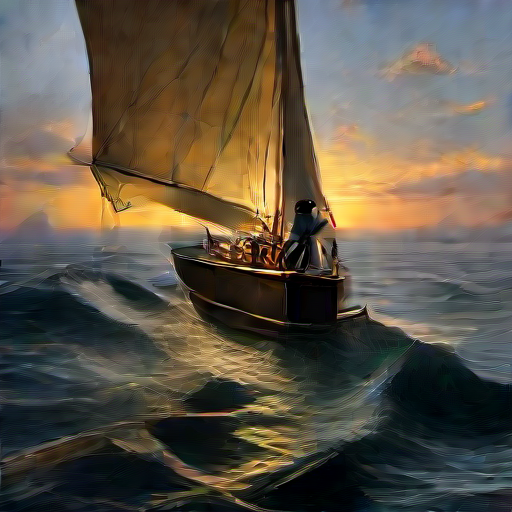
#> input picture crates/telltape/fixtures/wave3/A-00.png, 512 x 512 px
$ python ingest.py --source staged --file ../fixtures/wave3/A-00.png
#> lines starting #> are read from the running program, lines starting #| are printed output that depends on the picture
#!/usr/bin/env python3
"""telltape ingest: frames -> tiles -> diff gate -> embeddings.

Owns everything the Rust service should not: frame acquisition, image
decode, tiling, the cheap frame-diff gate, and the embedder calls.
Emits, on stdout, the record schema (one JSON object per embedded
tile) plus a frame_end control line per frame:

  {"seq":0,"frame":F,"tile":T,"t_arrival_us":<capture epoch us>,
   "diff_score":D,"embed_ms":M,"embedding":[<embed_dim> floats]}
  {"control":"frame_end","frame":F,"t_capture_us":<capture epoch us>,
   "nominated":K,"gate_diff":G,"frame_hash":H,"frame_repeat":false,
   "time_anchor":A}
  {"control":"ingest_error","class":C,"msg":M}

   The ingest_error line is emitted once, on the way out, when
   an embedder call fails mid-run (playtest-2 S4): C classifies
   the failure (transport / response) so the service can
   receipt it in the ledger as an `embedder_error` service
   event before the stream ends — the run's failure is part of
   the ledger's own record, not just a console traceback.

   A names how the capture times were anchored (playtest F8):
   capture_clock for live sources; for the file source, the
   derivation file_frames used (operator_start_us /
   file_mtime_minus_duration / file_mtime). The service records
   it in the ledger's lens.

Sources (identical interface — the service cannot tell them apart):
  staged   staged-events sequence (cut / object / drift) composited
           from the bundled fixture photos, ground truth written to
           --truth-out. The acceptance rig.
  wave3    the wave-3 frame sequences (A burst, B turntable,
           C interleaved cuts). Frames resolve from the bundled
           fixtures by default; see fixtures_dir() for the override
           order (explicit --fixtures-dir / env, then bundled).
  shot     IP Webcam style: poll GET <url> for one JPEG per frame.
  mjpeg    IP Webcam style: MJPEG stream at <url> (/video), frames
           taken at the lens cadence, drop-to-newest.
  file     Existing footage (the `telltape index` verb): a video
           file decoded with ffmpeg at --fps, an image sequence
           (a directory or glob of stills), or a single image.
           Frames are replayed through the identical Emitter path
           as live sources — same tiling, same gate, same records —
           so an index ledger means exactly what a watch ledger
           means. Capture times: frame k sits at start + k/fps;
           the start epoch is --start-us when given, else the
           file's mtime minus its probed duration (an export's
           mtime is when the recording ended — an approximation,
           documented as such), else the mtime itself.

Embedders (one seam, three adapters — see
docs/BRING-YOUR-OWN-EMBEDDER.md):
  double   HashEmbedder: a deterministic byte-hash pseudo-embedding.
           NOT a perception model — it exists so the whole tool runs
           end-to-end with zero infrastructure for evaluation and
           tests. Its distances saturate (~1 for any two different
           tiles), so verdicts through it exercise the pipeline, the
           gate economics and the ledger — never perception quality.
  http     HttpEmbedder: any HTTP service answering the documented
           shape (multipart POST of a tile PNG, JSON vector back).
           URL, multipart field name and response key are config.
  jev      JevRackEmbedder: the origin fleet's JEV rack (I-JEPA),
           which happens to speak exactly the http shape. One
           adapter among others, not the definition of the seam.

Gate: frame 0 embeds every tile (baseline). Later frames embed a
tile iff its mean-abs diff vs the previous frame exceeds --gate.
This is the wave-3 CHANGED strategy, live.

Freshness: every frame is hashed (cheap, over a downsampled view);
frame_end carries the hash and whether this frame is byte-identical
to the previous one, so the service can tell a frozen source from a
quiet scene (the soak incident — see docs/EXAMPLES.md E3).
"""
import argparse, glob, hashlib, io, json, os, subprocess, sys, tempfile, time
import numpy as np
import requests
from PIL import Image

# The tile grid is configurable (config keys grid_rows/grid_cols on
# the Rust side, --grid RxC here); 4x4 is the default — every
# measured number in this repo's record was taken on it
# (docs/GRID.md). The two halves must agree: tile count is the
# contract between ingest and service.
GRID_ROWS = 4
GRID_COLS = 4


def fixtures_dir():
    """Where the bundled cold fixtures live, in resolution order:

    1. `--fixtures-dir DIR` (explicit config, set in main()),
    2. `$TELLTAPE_FIXTURES_DIR`,
    3. the fixtures bundled in this repo at `crates/telltape/fixtures/`
       (resolved relative to this file, never the CWD or $HOME).

    A stranger running from a fresh clone always lands on (3): no
    path in anyone's home directory is a default anywhere in this
    file. A full local frame library (e.g. a larger wave-3 set) is
    reachable only through the explicit TELLTAPE_WAVE3_A_GLOB /
    TELLTAPE_WAVE3_B_GLOB / TELLTAPE_WAVE3_B_FILE overrides in
    wave3_frames().
    """
    if getattr(fixtures_dir, "override", None):
        return fixtures_dir.override
    env = os.environ.get("TELLTAPE_FIXTURES_DIR")
    if env:
        return env
    return os.path.join(os.path.dirname(os.path.abspath(__file__)),
                        os.pardir, "fixtures")


def now_us():
    return int(time.time() * 1_000_000)


def tiles_of(frame, rows=GRID_ROWS, cols=GRID_COLS):
    h, w = frame.shape[:2]
    th, tw = h // rows, w // cols
    return [frame[r * th:(r + 1) * th, c * tw:(c + 1) * tw]
            for r in range(rows) for c in range(cols)]


def frame_hash(frame):
    """Cheap novelty hash: SHA-256 over a 32x32 downsampled view of
    the frame. Byte-identical source frames hash identically; any
    real camera noise changes the hash. Used only for freshness
    (is this the same image again?), never for perception."""
    small = frame[::max(1, frame.shape[0] // 32),
                  ::max(1, frame.shape[1] // 32)]
    return hashlib.sha256(np.ascontiguousarray(
        np.clip(small, 0, 255).astype(np.uint8)).tobytes()).hexdigest()[:16]


# ---------------- embedder seam ----------------

def degenerate_reason(vec):
    """Why an embedding is degenerate — unable to carry a score —
    or None when it is sound: a non-finite component, a
    non-finite norm, or a zero norm. This is the same rule the
    Rust cascade enforces on every record (playtest F1): a
    vector that carries no information must never become a
    score, at the probe or mid-stream."""
    v = np.asarray(vec, dtype=np.float64)
    if not np.all(np.isfinite(v)):
        return "non-finite component"
    n = float(np.linalg.norm(v))
    if not np.isfinite(n):
        return "non-finite norm"
    if n == 0.0:
        return "zero norm"
    return None


def cosine_distance(a, b):
    """Cosine distance between two sound vectors (both already
    passed degenerate_reason), in float64."""
    va = np.asarray(a, dtype=np.float64)
    vb = np.asarray(b, dtype=np.float64)
    return float(1.0 - (va @ vb) / (np.linalg.norm(va) * np.linalg.norm(vb)))


# The probe's discrimination floor (playtest-2 B1): a black tile
# and a white tile are maximally different inputs — the two ends
# of everything a tile can be. An embedder whose answers for
# them land within this cosine distance of each other has
# demonstrated no usable discrimination: the decision thresholds
# in this tool's record live at 0.05..0.30, and float32 rounding
# of a near-identical pair sits at ~1e-6, so 0.01 is orders of
# magnitude above noise and well below any real geometry's
# black/white separation. A constant (or near-constant)
# embedder scores ~0 here and is refused at the probe — the
# run-time variance watch in the Rust service is the backstop
# for an embedder that discriminates THESE tiles but collapses
# on real ones.
PROBE_DISCRIMINATION_EPSILON = 0.01


class EmbedCallError(Exception):
    """An embedder call failed mid-run. `kind` classifies the
    failure for the service's ledger receipt (playtest-2 S4):
    `transport` (the HTTP call itself failed — status, connect,
    timeout), `response` (an answer arrived but could not be
    read as a vector), `internal` (anything else in the ingest).
    The service receipts the class in an `embedder_error`
    service event; the message reaches the user as one clean
    line, never a traceback."""

    def __init__(self, kind, msg):
        super().__init__(msg)
        self.kind = kind


class Embedder:
    """The seam: embed(tile_img) -> (vector, embed_ms).

    `dim` is the vector width this adapter produces; the Emitter
    checks it against the configured embed_dim once at startup
    (probe), so a width mismatch fails once, loudly, at start —
    not per tile, mid-stream."""

    name = "abstract"
    dim = 0

    def embed(self, tile_img):
        raise NotImplementedError

    def probe(self):
        """Embed two tiny synthetic tiles — one black, one
        white, the maximally different inputs a tile can be —
        and verify the results: the width, that neither vector
        is degenerate (playtest F1 — the probe used to check
        width only, so a service returning a zero vector for
        every tile passed it and went on to author a confident,
        wrong ledger), AND that the two answers differ
        (playtest-2 B1): an embedder returning the same valid
        vector for every input passes width and degeneracy
        while seeing nothing, and its silence would be stamped
        meaningful over real change. Discrimination must be
        demonstrated, here on synthetic opposites and later by
        the service's variance watch on the run's real inputs,
        before silence may mean anything."""
        black = np.zeros((8, 8, 3), dtype=np.float32)
        white = np.full((8, 8, 3), 255.0, dtype=np.float32)
        vecs = {}
        for label, tile in (("black", black), ("white", white)):
            vec, _ = self.embed(tile)
            if len(vec) != self.dim:
                raise RuntimeError(
                    f"embedder {self.name}: probe returned dim {len(vec)} "
                    f"for a {label} tile, expected {self.dim} — fix "
                    f"--embed-dim or the service")
            reason = degenerate_reason(vec)
            if reason is not None:
                raise RuntimeError(
                    f"embedder {self.name}: probe embedding for a {label} "
                    f"tile is degenerate ({reason}) — a vector with no "
                    f"information cannot be scored; refusing to start")
            vecs[label] = vec
        d = cosine_distance(vecs["black"], vecs["white"])
        if d <= PROBE_DISCRIMINATION_EPSILON:
            raise RuntimeError(
                f"embedder {self.name}: probe collapse: a black tile and "
                f"a white tile embed at cosine distance {d:.6f} of each "
                f"other (must exceed {PROBE_DISCRIMINATION_EPSILON}) — "
                f"the embedder returns (near-)identical vectors for "
                f"demonstrably different inputs, so nothing it reports "
                f"can distinguish change from stillness; refusing to start")
        return True


class HttpEmbedder(Embedder):
    """Generic HTTP embedding service: POST the tile as a PNG in a
    multipart form field, read a JSON vector from a response key."""

    name = "http"

    # [20 lines left out: functions __init__, embed, not called in this run]


class JevRackEmbedder(HttpEmbedder):
    """The origin fleet's JEV rack (I-JEPA over HTTP) — the adapter
    the tool was first built against. It speaks the generic shape,
    so this class is only the rack's URL layout with a name."""

    name = "jev-rack"

    def __init__(self, rack_url, dim=1280):
        super().__init__(rack_url.rstrip("/") + "/embed/image",
                         field="file", key="embedding", dim=dim)


class HashEmbedder(Embedder):
    """Test double: a deterministic pseudo-embedding derived from
    the tile's PNG bytes (SHA-256 expansion, unit-normalised).

    Identity: the service records this adapter in ledgers as
    `double@1` (see declare_adapter_identity in the Rust index
    module) — the `1` is THIS expansion algorithm's version.
    Changing the expansion changes the embedding space: bump
    the version here and there together, so ledgers written by
    the old expansion refuse the new one as a swap.

    NOT a perception model. Two different tiles get near-orthogonal
    vectors (cosine distance ~1); the same bytes get the same
    vector. It exists so the pipeline, the diff gate's economics
    and the ledger can be exercised end-to-end with zero
    infrastructure — see the header of this file for exactly what
    a run through it does and does not prove."""

    name = "double"

    def __init__(self, dim=1280):
        self.dim = dim

    def embed(self, tile_img):
        t0 = time.perf_counter()
        buf = io.BytesIO()
        Image.fromarray(tile_img.astype(np.uint8)).save(buf, format="PNG")
        seed = hashlib.sha256(buf.getvalue()).digest()
        vals = []
        counter = 0
        while len(vals) < self.dim:
            block = hashlib.sha256(
                seed + counter.to_bytes(4, "little")).digest()
            for i in range(0, 32, 4):
                vals.append(
                    int.from_bytes(block[i:i + 4], "little") / 2**32 - 0.5)
            counter += 1
        v = np.array(vals[:self.dim], dtype=np.float64)
        n = float(np.linalg.norm(v))
        if n > 0:
            v = v / n
        dt = (time.perf_counter() - t0) * 1000.0
        return [float(x) for x in v], dt


# ---------------- emitter ----------------

class Emitter:
    def __init__(self, embedder, gate, rows=GRID_ROWS, cols=GRID_COLS):
        self.embedder = embedder
        self.gate = gate
        self.rows = rows
        self.cols = cols
        self.prev_tiles = None
        self.prev_hash = None
        # How capture times are anchored to the epoch (playtest
        # F8), stamped on every frame_end so the service can
        # record it in the ledger's lens: live sources stamp
        # capture_clock; the file source stamps the derivation
        # it actually used (see file_anchor_kind).
        self.time_anchor = "capture_clock"

    def embed(self, tile_img):
        """One embedder call, with failures classified for the
        service's receipt (playtest-2 S4): a transport failure
        and an unreadable answer are different defects, and the
        ledger should say which one ended the run. The raw
        exception never propagates — the user and the service
        both get the classified, one-line form."""
        try:
            vec, ms = self.embedder.embed(tile_img)
        except requests.exceptions.RequestException as e:
            raise EmbedCallError(
                "transport", f"{type(e).__name__}: {e}") from e
        except (KeyError, ValueError, TypeError, IndexError) as e:
            raise EmbedCallError(
                "response",
                f"unreadable embedder response: {type(e).__name__}: {e}"
            ) from e
        if len(vec) != self.embedder.dim:
            raise EmbedCallError(
                "response",
                f"embedder {self.embedder.name}: dim {len(vec)} "
                f"!= configured {self.embedder.dim}")
        return vec, ms

    def frame(self, img, frame_idx, t_capture_us=None):
        """Tile, gate, embed nominated tiles, emit records + frame_end."""
        t_capture = t_capture_us if t_capture_us is not None else now_us()
        tls = tiles_of(img, self.rows, self.cols)
        nominated = []
        diffs = []
        for ti, t in enumerate(tls):
            if self.prev_tiles is None:
                d = 255.0
            else:
                d = float(np.mean(np.abs(t - self.prev_tiles[ti])))
            diffs.append(d)
            if self.prev_tiles is None or d > self.gate:
                nominated.append(ti)
        for ti in nominated:
            emb, ms = self.embed(tls[ti])
            rec = {"seq": 0, "frame": frame_idx, "tile": ti,
                   "t_arrival_us": t_capture,
                   "diff_score": round(diffs[ti], 4),
                   "embed_ms": round(ms, 2),
                   "embedding": [round(float(x), 6) for x in emb]}
            print(json.dumps(rec), flush=True)
        h = frame_hash(img)
        repeat = self.prev_hash is not None and h == self.prev_hash
        self.prev_hash = h
        print(json.dumps({"control": "frame_end", "frame": frame_idx,
                          "t_capture_us": t_capture,
                          "nominated": len(nominated),
                          "gate_diff": self.gate,
                          "frame_hash": h,
                          "frame_repeat": repeat,
                          "time_anchor": self.time_anchor}), flush=True)
        self.prev_tiles = tls
        return len(nominated)


# ---------------- staged sequence (bundled fixture photos) ----------------

def _load_png(path):
    return np.asarray(Image.open(path).convert("RGB"), dtype=np.float32)


def staged_frames(rows=GRID_ROWS, cols=GRID_COLS):
    """(frames, truth). 18 frames: 0-3 scene A, 4 CUT to scene B,
    7 object added (a real-photo patch over the two tiles right of
    centre in the second row — tiles {5,6} on the default 4x4
    grid), 10-17 gradual drift (slow brightening: per-frame diff
    must stay under the gate).

    The scenes are composited from REAL photos — the bundled wave-3
    fixture frames (fixtures/wave3/A-00.png, B-00.png) and the
    fixture patch (fixtures/patch.png, a crop of A-03 at exactly the
    placement rectangle below) — not synthetic colour fields: the
    first version of this rig used flat gradient scenes and I-JEPA
    embedded the two "different" scenes nearly identically (both are
    flat fields with simple shapes to a model trained on natural
    images) — the cut scored under threshold and published nothing.
    A rig whose scenes the perception model cannot tell apart tests
    nothing. There is deliberately NO synthetic fallback: if the
    fixtures are missing the checkout is broken, and failing loudly
    beats silently testing nothing."""
    rng = np.random.default_rng(7)
    fx = fixtures_dir()
    s1 = _load_png(os.path.join(fx, "wave3", "A-00.png"))
    s2 = _load_png(os.path.join(fx, "wave3", "B-00.png"))
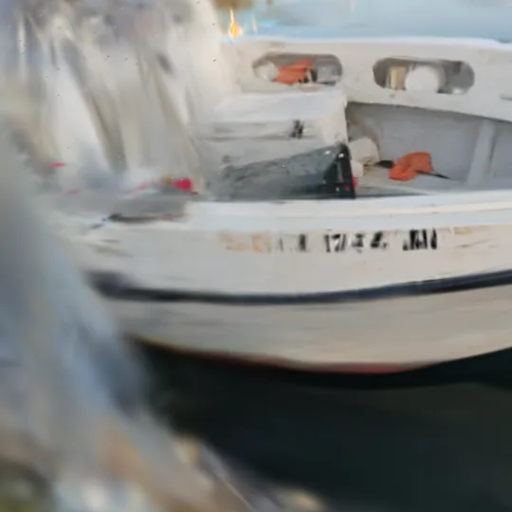
#> input picture crates/telltape/fixtures/wave3/B-00.png, 512 x 512 px
    patch = _load_png(os.path.join(fx, "patch.png"))  # 128x256, real photo
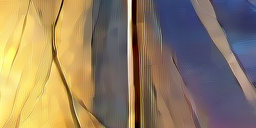
#> input picture crates/telltape/fixtures/patch.png, 256 x 128 px

    def noisy(base):
        return np.clip(base + rng.normal(0, 1.0, base.shape), 0, 255)

    th, tw = 512 // rows, 512 // cols
    obj_tiles = [cols + 1, cols + 2]  # second row, tiles right of centre

    def with_object(base):
        out = base.copy()
        p = np.asarray(Image.fromarray(patch.astype(np.uint8)).resize(
            (2 * tw, th)), dtype=np.float32)
        out[th:2 * th, tw:3 * tw] = p
        return out

    frames = []
    for _ in range(4):
        frames.append(noisy(s1))
#> (the rest of the program and of its run is left out)
